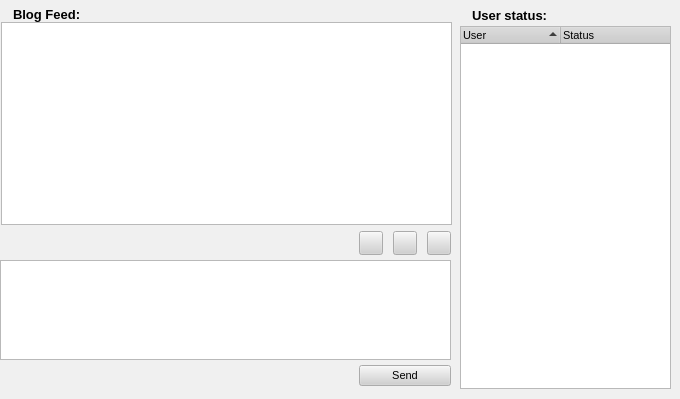
<ui version="4.0" >
 <class>BlogDialog</class>
 <widget class="QWidget" name="BlogDialog" >
  <property name="geometry" >
   <rect>
    <x>0</x>
    <y>0</y>
    <width>680</width>
    <height>399</height>
   </rect>
  </property>
  <property name="sizePolicy" >
   <sizepolicy vsizetype="Expanding" hsizetype="Expanding" >
    <horstretch>0</horstretch>
    <verstretch>0</verstretch>
   </sizepolicy>
  </property>
  <property name="palette" >
   <palette>
    <active>
     <colorrole role="WindowText" >
      <brush brushstyle="SolidPattern" >
       <color alpha="255" >
        <red>0</red>
        <green>0</green>
        <blue>0</blue>
       </color>
      </brush>
     </colorrole>
     <colorrole role="Button" >
      <brush brushstyle="SolidPattern" >
       <color alpha="255" >
        <red>208</red>
        <green>208</green>
        <blue>208</blue>
       </color>
      </brush>
     </colorrole>
     <colorrole role="Light" >
      <brush brushstyle="SolidPattern" >
       <color alpha="255" >
        <red>255</red>
        <green>255</green>
        <blue>255</blue>
       </color>
      </brush>
     </colorrole>
     <colorrole role="Midlight" >
      <brush brushstyle="SolidPattern" >
       <color alpha="255" >
        <red>247</red>
        <green>247</green>
        <blue>247</blue>
       </color>
      </brush>
     </colorrole>
     <colorrole role="Dark" >
      <brush brushstyle="SolidPattern" >
       <color alpha="255" >
        <red>104</red>
        <green>104</green>
        <blue>104</blue>
       </color>
      </brush>
     </colorrole>
     <colorrole role="Mid" >
      <brush brushstyle="SolidPattern" >
       <color alpha="255" >
        <red>139</red>
        <green>139</green>
        <blue>139</blue>
       </color>
      </brush>
     </colorrole>
     <colorrole role="Text" >
      <brush brushstyle="SolidPattern" >
       <color alpha="255" >
        <red>0</red>
        <green>0</green>
        <blue>0</blue>
       </color>
      </brush>
     </colorrole>
     <colorrole role="BrightText" >
      <brush brushstyle="SolidPattern" >
       <color alpha="255" >
        <red>255</red>
        <green>255</green>
        <blue>255</blue>
       </color>
      </brush>
     </colorrole>
     <colorrole role="ButtonText" >
      <brush brushstyle="SolidPattern" >
       <color alpha="255" >
        <red>0</red>
        <green>0</green>
        <blue>0</blue>
       </color>
      </brush>
     </colorrole>
     <colorrole role="Base" >
      <brush brushstyle="SolidPattern" >
       <color alpha="255" >
        <red>255</red>
        <green>255</green>
        <blue>255</blue>
       </color>
      </brush>
     </colorrole>
     <colorrole role="Window" >
      <brush brushstyle="SolidPattern" >
       <color alpha="255" >
        <red>240</red>
        <green>240</green>
        <blue>240</blue>
       </color>
      </brush>
     </colorrole>
     <colorrole role="Shadow" >
      <brush brushstyle="SolidPattern" >
       <color alpha="255" >
        <red>0</red>
        <green>0</green>
        <blue>0</blue>
       </color>
      </brush>
     </colorrole>
     <colorrole role="Highlight" >
      <brush brushstyle="SolidPattern" >
       <color alpha="255" >
        <red>0</red>
        <green>0</green>
        <blue>128</blue>
       </color>
      </brush>
     </colorrole>
     <colorrole role="HighlightedText" >
      <brush brushstyle="SolidPattern" >
       <color alpha="255" >
        <red>255</red>
        <green>255</green>
        <blue>255</blue>
       </color>
      </brush>
     </colorrole>
     <colorrole role="Link" >
      <brush brushstyle="SolidPattern" >
       <color alpha="255" >
        <red>0</red>
        <green>0</green>
        <blue>255</blue>
       </color>
      </brush>
     </colorrole>
     <colorrole role="LinkVisited" >
      <brush brushstyle="SolidPattern" >
       <color alpha="255" >
        <red>255</red>
        <green>0</green>
        <blue>255</blue>
       </color>
      </brush>
     </colorrole>
     <colorrole role="AlternateBase" >
      <brush brushstyle="SolidPattern" >
       <color alpha="255" >
        <red>231</red>
        <green>231</green>
        <blue>231</blue>
       </color>
      </brush>
     </colorrole>
    </active>
    <inactive>
     <colorrole role="WindowText" >
      <brush brushstyle="SolidPattern" >
       <color alpha="255" >
        <red>0</red>
        <green>0</green>
        <blue>0</blue>
       </color>
      </brush>
     </colorrole>
     <colorrole role="Button" >
      <brush brushstyle="SolidPattern" >
       <color alpha="255" >
        <red>208</red>
        <green>208</green>
        <blue>208</blue>
       </color>
      </brush>
     </colorrole>
     <colorrole role="Light" >
      <brush brushstyle="SolidPattern" >
       <color alpha="255" >
        <red>255</red>
        <green>255</green>
        <blue>255</blue>
       </color>
      </brush>
     </colorrole>
     <colorrole role="Midlight" >
      <brush brushstyle="SolidPattern" >
       <color alpha="255" >
        <red>247</red>
        <green>247</green>
        <blue>247</blue>
       </color>
      </brush>
     </colorrole>
     <colorrole role="Dark" >
      <brush brushstyle="SolidPattern" >
       <color alpha="255" >
        <red>104</red>
        <green>104</green>
        <blue>104</blue>
       </color>
      </brush>
     </colorrole>
     <colorrole role="Mid" >
      <brush brushstyle="SolidPattern" >
       <color alpha="255" >
        <red>139</red>
        <green>139</green>
        <blue>139</blue>
       </color>
      </brush>
     </colorrole>
     <colorrole role="Text" >
      <brush brushstyle="SolidPattern" >
       <color alpha="255" >
        <red>0</red>
        <green>0</green>
        <blue>0</blue>
       </color>
      </brush>
     </colorrole>
     <colorrole role="BrightText" >
      <brush brushstyle="SolidPattern" >
       <color alpha="255" >
        <red>255</red>
        <green>255</green>
        <blue>255</blue>
       </color>
      </brush>
     </colorrole>
     <colorrole role="ButtonText" >
      <brush brushstyle="SolidPattern" >
       <color alpha="255" >
        <red>0</red>
        <green>0</green>
        <blue>0</blue>
       </color>
      </brush>
     </colorrole>
     <colorrole role="Base" >
      <brush brushstyle="SolidPattern" >
       <color alpha="255" >
        <red>255</red>
        <green>255</green>
        <blue>255</blue>
       </color>
      </brush>
     </colorrole>
     <colorrole role="Window" >
      <brush brushstyle="SolidPattern" >
       <color alpha="255" >
        <red>240</red>
        <green>240</green>
        <blue>240</blue>
       </color>
      </brush>
     </colorrole>
     <colorrole role="Shadow" >
      <brush brushstyle="SolidPattern" >
       <color alpha="255" >
        <red>0</red>
        <green>0</green>
        <blue>0</blue>
       </color>
      </brush>
     </colorrole>
     <colorrole role="Highlight" >
      <brush brushstyle="SolidPattern" >
       <color alpha="255" >
        <red>192</red>
        <green>192</green>
        <blue>192</blue>
       </color>
      </brush>
     </colorrole>
     <colorrole role="HighlightedText" >
      <brush brushstyle="SolidPattern" >
       <color alpha="255" >
        <red>0</red>
        <green>0</green>
        <blue>0</blue>
       </color>
      </brush>
     </colorrole>
     <colorrole role="Link" >
      <brush brushstyle="SolidPattern" >
       <color alpha="255" >
        <red>0</red>
        <green>0</green>
        <blue>255</blue>
       </color>
      </brush>
     </colorrole>
     <colorrole role="LinkVisited" >
      <brush brushstyle="SolidPattern" >
       <color alpha="255" >
        <red>255</red>
        <green>0</green>
        <blue>255</blue>
       </color>
      </brush>
     </colorrole>
     <colorrole role="AlternateBase" >
      <brush brushstyle="SolidPattern" >
       <color alpha="255" >
        <red>231</red>
        <green>231</green>
        <blue>231</blue>
       </color>
      </brush>
     </colorrole>
    </inactive>
    <disabled>
     <colorrole role="WindowText" >
      <brush brushstyle="SolidPattern" >
       <color alpha="255" >
        <red>104</red>
        <green>104</green>
        <blue>104</blue>
       </color>
      </brush>
     </colorrole>
     <colorrole role="Button" >
      <brush brushstyle="SolidPattern" >
       <color alpha="255" >
        <red>208</red>
        <green>208</green>
        <blue>208</blue>
       </color>
      </brush>
     </colorrole>
     <colorrole role="Light" >
      <brush brushstyle="SolidPattern" >
       <color alpha="255" >
        <red>255</red>
        <green>255</green>
        <blue>255</blue>
       </color>
      </brush>
     </colorrole>
     <colorrole role="Midlight" >
      <brush brushstyle="SolidPattern" >
       <color alpha="255" >
        <red>247</red>
        <green>247</green>
        <blue>247</blue>
       </color>
      </brush>
     </colorrole>
     <colorrole role="Dark" >
      <brush brushstyle="SolidPattern" >
       <color alpha="255" >
        <red>104</red>
        <green>104</green>
        <blue>104</blue>
       </color>
      </brush>
     </colorrole>
     <colorrole role="Mid" >
      <brush brushstyle="SolidPattern" >
       <color alpha="255" >
        <red>139</red>
        <green>139</green>
        <blue>139</blue>
       </color>
      </brush>
     </colorrole>
     <colorrole role="Text" >
      <brush brushstyle="SolidPattern" >
       <color alpha="255" >
        <red>104</red>
        <green>104</green>
        <blue>104</blue>
       </color>
      </brush>
     </colorrole>
     <colorrole role="BrightText" >
      <brush brushstyle="SolidPattern" >
       <color alpha="255" >
        <red>255</red>
        <green>255</green>
        <blue>255</blue>
       </color>
      </brush>
     </colorrole>
     <colorrole role="ButtonText" >
      <brush brushstyle="SolidPattern" >
       <color alpha="255" >
        <red>104</red>
        <green>104</green>
        <blue>104</blue>
       </color>
      </brush>
     </colorrole>
     <colorrole role="Base" >
      <brush brushstyle="SolidPattern" >
       <color alpha="255" >
        <red>240</red>
        <green>240</green>
        <blue>240</blue>
       </color>
      </brush>
     </colorrole>
     <colorrole role="Window" >
      <brush brushstyle="SolidPattern" >
       <color alpha="255" >
        <red>240</red>
        <green>240</green>
        <blue>240</blue>
       </color>
      </brush>
     </colorrole>
     <colorrole role="Shadow" >
      <brush brushstyle="SolidPattern" >
       <color alpha="255" >
        <red>0</red>
        <green>0</green>
        <blue>0</blue>
       </color>
      </brush>
     </colorrole>
     <colorrole role="Highlight" >
      <brush brushstyle="SolidPattern" >
       <color alpha="255" >
        <red>0</red>
        <green>0</green>
        <blue>128</blue>
       </color>
      </brush>
     </colorrole>
     <colorrole role="HighlightedText" >
      <brush brushstyle="SolidPattern" >
       <color alpha="255" >
        <red>255</red>
        <green>255</green>
        <blue>255</blue>
       </color>
      </brush>
     </colorrole>
     <colorrole role="Link" >
      <brush brushstyle="SolidPattern" >
       <color alpha="255" >
        <red>0</red>
        <green>0</green>
        <blue>255</blue>
       </color>
      </brush>
     </colorrole>
     <colorrole role="LinkVisited" >
      <brush brushstyle="SolidPattern" >
       <color alpha="255" >
        <red>255</red>
        <green>0</green>
        <blue>255</blue>
       </color>
      </brush>
     </colorrole>
     <colorrole role="AlternateBase" >
      <brush brushstyle="SolidPattern" >
       <color alpha="255" >
        <red>231</red>
        <green>231</green>
        <blue>231</blue>
       </color>
      </brush>
     </colorrole>
    </disabled>
   </palette>
  </property>
  <property name="font" >
   <font>
    <family>Arial</family>
    <pointsize>8</pointsize>
    <weight>50</weight>
    <italic>false</italic>
    <bold>false</bold>
    <underline>false</underline>
    <strikeout>false</strikeout>
   </font>
  </property>
  <property name="contextMenuPolicy" >
   <enum>Qt::NoContextMenu</enum>
  </property>
  <property name="windowTitle" >
   <string/>
  </property>
  <property name="windowIcon" >
   <iconset/>
  </property>
  <widget class="QWidget" name="layoutWidget" >
   <property name="geometry" >
    <rect>
     <x>460</x>
     <y>6</y>
     <width>211</width>
     <height>383</height>
    </rect>
   </property>
   <layout class="QGridLayout" >
    <property name="leftMargin" >
     <number>0</number>
    </property>
    <property name="topMargin" >
     <number>0</number>
    </property>
    <property name="rightMargin" >
     <number>0</number>
    </property>
    <property name="bottomMargin" >
     <number>0</number>
    </property>
    <property name="horizontalSpacing" >
     <number>0</number>
    </property>
    <property name="verticalSpacing" >
     <number>0</number>
    </property>
    <item row="0" column="0" >
     <layout class="QGridLayout" >
      <property name="leftMargin" >
       <number>0</number>
      </property>
      <property name="topMargin" >
       <number>0</number>
      </property>
      <property name="rightMargin" >
       <number>0</number>
      </property>
      <property name="bottomMargin" >
       <number>0</number>
      </property>
      <property name="horizontalSpacing" >
       <number>6</number>
      </property>
      <property name="verticalSpacing" >
       <number>6</number>
      </property>
      <item row="0" column="1" >
       <spacer>
        <property name="orientation" >
         <enum>Qt::Horizontal</enum>
        </property>
        <property name="sizeType" >
         <enum>QSizePolicy::Expanding</enum>
        </property>
        <property name="sizeHint" >
         <size>
          <width>41</width>
          <height>20</height>
         </size>
        </property>
       </spacer>
      </item>
      <item row="0" column="0" >
       <layout class="QGridLayout" >
        <property name="leftMargin" >
         <number>0</number>
        </property>
        <property name="topMargin" >
         <number>0</number>
        </property>
        <property name="rightMargin" >
         <number>0</number>
        </property>
        <property name="bottomMargin" >
         <number>0</number>
        </property>
        <property name="horizontalSpacing" >
         <number>6</number>
        </property>
        <property name="verticalSpacing" >
         <number>6</number>
        </property>
        <item row="0" column="1" >
         <widget class="QLabel" name="label_14" >
          <property name="sizePolicy" >
           <sizepolicy vsizetype="Fixed" hsizetype="Preferred" >
            <horstretch>0</horstretch>
            <verstretch>0</verstretch>
           </sizepolicy>
          </property>
          <property name="font" >
           <font>
            <pointsize>10</pointsize>
            <weight>75</weight>
            <bold>true</bold>
           </font>
          </property>
          <property name="text" >
           <string>User status:</string>
          </property>
         </widget>
        </item>
        <item row="0" column="0" >
         <widget class="QLabel" name="label_2" >
          <property name="text" >
           <string/>
          </property>
          <property name="pixmap" >
           <pixmap resource="images.qrc" >:/images/peers_16x16.png</pixmap>
          </property>
         </widget>
        </item>
       </layout>
      </item>
     </layout>
    </item>
    <item row="1" column="0" >
     <widget class="QTreeWidget" name="msgSendList" >
      <property name="sizePolicy" >
       <sizepolicy vsizetype="Ignored" hsizetype="Ignored" >
        <horstretch>0</horstretch>
        <verstretch>0</verstretch>
       </sizepolicy>
      </property>
      <property name="minimumSize" >
       <size>
        <width>20</width>
        <height>0</height>
       </size>
      </property>
      <property name="sizeIncrement" >
       <size>
        <width>0</width>
        <height>0</height>
       </size>
      </property>
      <property name="contextMenuPolicy" >
       <enum>Qt::CustomContextMenu</enum>
      </property>
      <property name="sortingEnabled" >
       <bool>true</bool>
      </property>
      <column>
       <property name="text" >
        <string>User</string>
       </property>
      </column>
      <column>
       <property name="text" >
        <string>Status</string>
       </property>
      </column>
     </widget>
    </item>
   </layout>
  </widget>
  <widget class="QWidget" name="layoutWidget" >
   <property name="geometry" >
    <rect>
     <x>1</x>
     <y>4</y>
     <width>451</width>
     <height>221</height>
    </rect>
   </property>
   <layout class="QGridLayout" >
    <property name="topMargin" >
     <number>2</number>
    </property>
    <property name="horizontalSpacing" >
     <number>0</number>
    </property>
    <property name="verticalSpacing" >
     <number>0</number>
    </property>
    <item row="0" column="0" >
     <layout class="QGridLayout" >
      <property name="leftMargin" >
       <number>0</number>
      </property>
      <property name="topMargin" >
       <number>0</number>
      </property>
      <property name="rightMargin" >
       <number>0</number>
      </property>
      <property name="bottomMargin" >
       <number>0</number>
      </property>
      <property name="horizontalSpacing" >
       <number>6</number>
      </property>
      <property name="verticalSpacing" >
       <number>6</number>
      </property>
      <item row="0" column="0" >
       <layout class="QGridLayout" >
        <property name="leftMargin" >
         <number>0</number>
        </property>
        <property name="topMargin" >
         <number>0</number>
        </property>
        <property name="rightMargin" >
         <number>0</number>
        </property>
        <property name="bottomMargin" >
         <number>0</number>
        </property>
        <property name="horizontalSpacing" >
         <number>6</number>
        </property>
        <property name="verticalSpacing" >
         <number>6</number>
        </property>
        <item row="0" column="0" >
         <widget class="QLabel" name="label" >
          <property name="text" >
           <string/>
          </property>
          <property name="pixmap" >
           <pixmap resource="images.qrc" >:/images/chat.png</pixmap>
          </property>
         </widget>
        </item>
        <item row="0" column="1" >
         <widget class="QLabel" name="label_12" >
          <property name="font" >
           <font>
            <pointsize>10</pointsize>
            <weight>75</weight>
            <bold>true</bold>
           </font>
          </property>
          <property name="text" >
           <string>Blog Feed:</string>
          </property>
         </widget>
        </item>
       </layout>
      </item>
      <item row="0" column="1" >
       <spacer>
        <property name="orientation" >
         <enum>Qt::Horizontal</enum>
        </property>
        <property name="sizeHint" >
         <size>
          <width>360</width>
          <height>16</height>
         </size>
        </property>
       </spacer>
      </item>
     </layout>
    </item>
    <item row="1" column="0" >
     <widget class="QTextBrowser" name="msgText" >
      <property name="sizePolicy" >
       <sizepolicy vsizetype="Expanding" hsizetype="Expanding" >
        <horstretch>0</horstretch>
        <verstretch>0</verstretch>
       </sizepolicy>
      </property>
      <property name="contextMenuPolicy" >
       <enum>Qt::DefaultContextMenu</enum>
      </property>
      <property name="undoRedoEnabled" >
       <bool>false</bool>
      </property>
      <property name="readOnly" >
       <bool>true</bool>
      </property>
     </widget>
    </item>
   </layout>
  </widget>
  <widget class="QWidget" name="" >
   <property name="geometry" >
    <rect>
     <x>0</x>
     <y>227</y>
     <width>451</width>
     <height>165</height>
    </rect>
   </property>
   <layout class="QGridLayout" >
    <property name="horizontalSpacing" >
     <number>10</number>
    </property>
    <property name="verticalSpacing" >
     <number>1</number>
    </property>
    <item row="0" column="0" >
     <spacer>
      <property name="orientation" >
       <enum>Qt::Horizontal</enum>
      </property>
      <property name="sizeHint" >
       <size>
        <width>360</width>
        <height>16</height>
       </size>
      </property>
     </spacer>
    </item>
    <item row="0" column="1" >
     <widget class="QPushButton" name="boldBtn" >
      <property name="minimumSize" >
       <size>
        <width>24</width>
        <height>24</height>
       </size>
      </property>
      <property name="maximumSize" >
       <size>
        <width>24</width>
        <height>24</height>
       </size>
      </property>
      <property name="toolTip" >
       <string>Bold</string>
      </property>
      <property name="text" >
       <string/>
      </property>
      <property name="icon" >
       <iconset resource="images.qrc" >:/images/edit-bold.png</iconset>
      </property>
      <property name="checkable" >
       <bool>true</bool>
      </property>
     </widget>
    </item>
    <item row="0" column="2" >
     <widget class="QPushButton" name="underlineBtn" >
      <property name="minimumSize" >
       <size>
        <width>24</width>
        <height>24</height>
       </size>
      </property>
      <property name="maximumSize" >
       <size>
        <width>24</width>
        <height>24</height>
       </size>
      </property>
      <property name="toolTip" >
       <string>Italic</string>
      </property>
      <property name="text" >
       <string/>
      </property>
      <property name="icon" >
       <iconset resource="images.qrc" >:/images/edit-underline.png</iconset>
      </property>
      <property name="checkable" >
       <bool>true</bool>
      </property>
     </widget>
    </item>
    <item row="0" column="3" >
     <widget class="QPushButton" name="italicBtn" >
      <property name="minimumSize" >
       <size>
        <width>24</width>
        <height>24</height>
       </size>
      </property>
      <property name="maximumSize" >
       <size>
        <width>24</width>
        <height>24</height>
       </size>
      </property>
      <property name="toolTip" >
       <string>Underline</string>
      </property>
      <property name="text" >
       <string/>
      </property>
      <property name="icon" >
       <iconset resource="images.qrc" >:/images/edit-italic.png</iconset>
      </property>
      <property name="checkable" >
       <bool>true</bool>
      </property>
     </widget>
    </item>
    <item row="1" column="0" colspan="4" >
     <widget class="QTextEdit" name="lineEdit" >
      <property name="sizePolicy" >
       <sizepolicy vsizetype="Maximum" hsizetype="Expanding" >
        <horstretch>0</horstretch>
        <verstretch>0</verstretch>
       </sizepolicy>
      </property>
      <property name="maximumSize" >
       <size>
        <width>16777215</width>
        <height>100</height>
       </size>
      </property>
      <property name="sizeIncrement" >
       <size>
        <width>0</width>
        <height>0</height>
       </size>
      </property>
      <property name="baseSize" >
       <size>
        <width>0</width>
        <height>0</height>
       </size>
      </property>
     </widget>
    </item>
    <item row="2" column="0" >
     <spacer>
      <property name="orientation" >
       <enum>Qt::Horizontal</enum>
      </property>
      <property name="sizeHint" >
       <size>
        <width>360</width>
        <height>16</height>
       </size>
      </property>
     </spacer>
    </item>
    <item row="2" column="1" colspan="3" >
     <widget class="QPushButton" name="sendBtn" >
      <property name="text" >
       <string>Send</string>
      </property>
     </widget>
    </item>
   </layout>
  </widget>
  <action name="actionSend" >
   <property name="text" >
    <string>Send</string>
   </property>
  </action>
  <action name="actionClearChat" >
   <property name="text" >
    <string>Clear Chat History</string>
   </property>
  </action>
 </widget>
 <tabstops>
  <tabstop>msgText</tabstop>
 </tabstops>
 <resources>
  <include location="images.qrc" />
 </resources>
 <connections/>
</ui>
